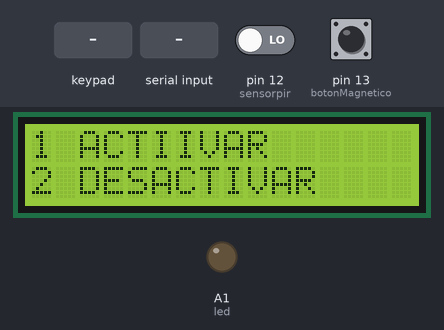
A sketch run on a simulated Arduino Uno, built with avr-gcc and run on an emulated ATmega328P. Parts: 16×2 character LCD, output pins drawn as LEDs (lit = HIGH). The test bench sets the inputs (shaded band); at power-on: pin 12 (sensorpir) LOW, pin 13 (botonMagnetico) HIGH. The modem accepts every AT command (registered, SIM ready, sends succeed) and sends nothing else; what the sketch prints to the serial monitor is not drawn.

Above: at 3.7 s.
3.8 s: keypad keys 1 1 1 0 9 3 pressed 0.4 s apart
At 4.7 s:
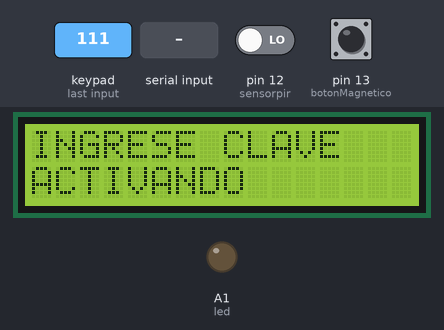
9.2 s: pin 12 (sensorpir) driven HIGH
12.2 s: pin 12 (sensorpir) driven LOW
At 14.0 s:
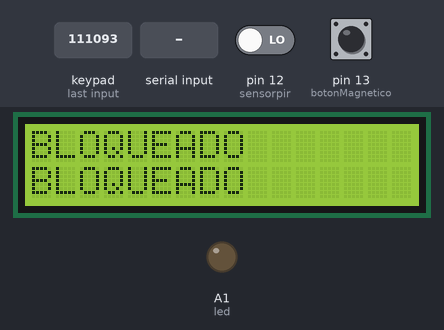
15.2 s: "1" received over Serial
18.2 s: key '2' pressed
At 21.1 s:
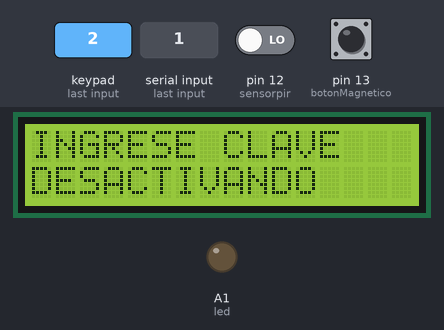
21.2 s: keypad keys 3 1 9 0 pressed 0.4 s apart
At 27.0 s:
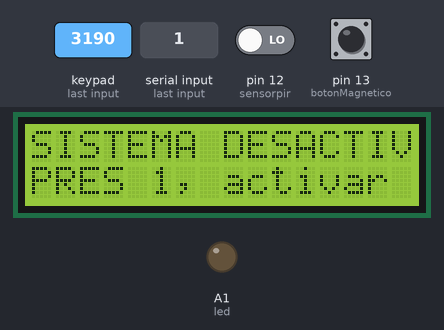
Timing chart, 0 to 28.5 s (numbered marks = the images above; inputs shaded):
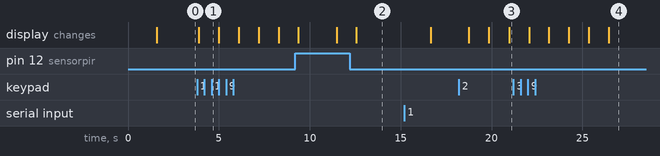

Measured:
- after the input at 3.8 s, the display: changes after 0.10 s (image 1)
- after the input at 12.2 s, A1 (led): stays LOW (without the input it goes to HIGH after 0.28 s)
- after the input at 18.2 s, the display: first differs from a run without the input after 2.8 s (image 3)
- after the input at 21.2 s, the display: first changes after 0.86 s (image 4 shows a later state)

The sketch:

sistemaAlarmaSIMTest.ino
```cpp
//******************modulos lcd******
//en arduino leonardo conectar a pines digitales 2 y 3
//en arduio uno conectar a pines analogicos 4 y 5
#include  <Wire.h>
#include  <LiquidCrystal_I2C.h>
// Constructor de la librería de LCD 16x2
// Aqui se configuran los pines asignados a la pantalla del PCF8574
LiquidCrystal_I2C lcd(0x27, 2, 1, 0, 4, 5, 6, 7, 3, POSITIVE);

//**************MODULO SIM900********
#include <SoftwareSerial.h>
SoftwareSerial SIM900(7, 8);//Configarión de los pines serial por software
char caracter=0;// Variable para guardar los caracteres mensajes entrantes
String mensaje="";


String a="1 ACTIIVAR";
String b="2 DESACTIVAR";
String secret="3190";   //contraseña
int contador=0;
int intentos=1;
boolean estado=true;
int tiempoBloqueo=3; //en segundos

const int buzzer = A3; //buzzer to arduino pin 5d
byte sensorpir = 12;
byte led=A1;
byte botonMagnetico=13;

#include<Keypad.h>
const byte filas = 4;
const byte columnas = 4;
byte pinesF[filas] = {11,10,9,3};//cables de izquierda a derecha
byte pinesC[columnas] = {2,6,5,4};//continuacion cables de izquierda a derecha
//SE CAMBIAN PINES 7 Y 8 PARA USO DE SIM900
 String texto="";
char teclas[filas][columnas] = {

 {'1','2','3','A'},
 {'4','5','6','B'},
 {'7','8','9','C'},
 {'*','0','#','D'}
};

Keypad teclado = Keypad(makeKeymap(teclas), pinesF, pinesC, filas, columnas);

char tecla;

void setup() {
  Serial.begin(9600);
  SIM900.begin(19200);//Arduino se comunica con el SIM900 a una velocidad de 19200bps
  imprimirPantalla("CONECTANDO SIM","BUSCNDO RED");
  //delay(20000);//Tiempo prudencial para el escudo inicie sesión de red con tu operador
  SIM900.print("AT+CMGF=1\r");// comando AT para configurar el SIM900 en modo texto
  delay(200);
  SIM900.print("AT+CNMI=2,2,0,0,0\r");//Configuramos el módulo para que muestre los SMS por el puerto serie.
  delay(200);
  imprimirPantalla(a,b);
  pinMode(led, OUTPUT);
  pinMode(sensorpir, INPUT);
  pinMode(botonMagnetico,INPUT);
  Serial.println("sistema De alarma");
  Serial.println("Sistema De alarma");
}
void loop() {

  //activa led de alerta o buzzer si estado es true y hay movimiento en sensores
  if(digitalRead(sensorpir) == HIGH && estado==true){
    digitalWrite(led, HIGH);
    sonido(1);
  }
  else{
    digitalWrite(led, LOW);
  }
  //activa led de alerta o buzzer si estado es true y hay cambios en sensor mgnetico(simulado por un switch)
  if(digitalRead(botonMagnetico) == LOW && estado==true){
    digitalWrite(led, HIGH);
    sonido(1);
  }
  else{
    digitalWrite(led, LOW);
  }

  //bloquea cuando se ha llegado al limite de intento
  String letra="";
  if (contador<intentos){
if (Serial.available() > 0) {
      // read the incoming byte:
      letra = Serial.readString();
      if (letra.toInt()==1){
        Serial.println("SISTEMA ACTIVADO, PRES 2, DESACTIVAR");
        Serial.println("SISTEMA ACTIVADO, PRES 2, DESACTIVAR");
        imprimirPantalla("SISTEMA ACTIVADO","PRES 2, DESACTIVAR");
        //monitorear
        estado=true;
      }
      if (letra.toInt()==2){
        Serial.println("SISTEMA DESACTIVADO, PRES 1, activar");
        Serial.println("SISTEMA DESACTIVADO, PRES 1, activar");
         imprimirPantalla("SISTEMA DESACTIVADO","PRES 1, activar");
         //hacerLlamada();
        //monitorear
        estado=false;
      }
    }

    if(tecla = teclado.getKey()){ //si se ingresan datos por telcado matricial
    if (tecla=='3'){
      imprimirPantalla("Opcion","PRUEBAS");
    }
    if (tecla=='1'){
      int i=0;
      String clave="";
      String mascaraTexto="";
      imprimirPantalla("INGRESE CLAVE","ACTIVANDO");
      while (i<4){
        if(tecla = teclado.getKey()){
          i++;
          clave=clave+tecla;
          mascaraTexto=mascaraTexto+'*';
          imprimirPantalla("CONTRASENA",mascaraTexto);
        }
      }
      if (clave==secret){
        imprimirPantalla("SISTEMA ACTIVADO","PRES 2, DESACTIVAR");
        //monitorear
        estado=true;
        contador=0;
        delay(2000);
        imprimirPantalla(a,b);
      }
      else{
        imprimirPantalla("ERROR","INTENTE DE NUEVO");
        contador++;
        delay(1000);
        imprimirPantalla("INTENTO FALLIDO","PRES 1 pra activar");
      }
  }
  if (tecla=='2'){
      int i=0;
      String clave="";
      String mascaraTexto="";
      imprimirPantalla("INGRESE CLAVE","DESACTIVANDO");
      while (i<4){
        if(tecla = teclado.getKey()){
          i++;
          clave=clave+tecla;
          mascaraTexto=mascaraTexto+'*';
          imprimirPantalla("CONTRASENA",mascaraTexto);
        }
      }
      if (clave==secret){
        imprimirPantalla("SISTEMA DESACTIVADO","PRES 1, activar");
        //monitorear
        estado=false;
        contador=0;
        delay(2000);
        hacerLlamada();
        imprimirPantalla(a,b);
      }
      else{
        imprimirPantalla("ERROR","INTENTE DE NUEVO");
        contador++;
        delay(1000);
        imprimirPantalla("INTENTO FALLIDO","PRES 1 pra desactivar");
      }
  }
}

  }
  else{
    imprimirPantalla("BLOQUEADO","BLOQUEADO");
    delay(tiempoBloqueo*1000);
    imprimirPantalla(a,b);
    contador=0;
  }


}

void imprimirPantalla(String t1, String t2){
  lcd.begin(16, 2);
  // Mover el cursor a la primera posición de la pantalla (0, 0)
  lcd.home ();
  // Imprimir en la primera linea
  lcd.print(t1);
  // Mover el cursor a la segunda linea (1) primera columna
  lcd.setCursor ( 0, 1 );
  // Imprimir otra cadena en esta posicion
  lcd.print(t2);
  // Esperar un segundo
  delay(1000);
}

void sensorMov(){

  if(digitalRead(sensorpir) == HIGH)
  {
    //dispLCD("Detectado Ingreso","Sensor Movimiento");
    Serial.println("Detectado Ingreso Sensor Movimiento");
    Serial.println("Detectado Ingreso Sensor Movimiento");
    sonido(1);
  delay(250);
  sonido(1);
  //delay(250);
  //sonido(1);
  }

}


//********** FUNCION DE TONO (BUZZER) ******************
void sonido(int segundos){

  pinMode(buzzer, OUTPUT); // Set buzzer - pin 9 as an output
  tone(buzzer, 1000); // Send 1KHz sound signal...
  delay(segundos*1000);        // ...for 1 sec
  noTone(buzzer);     // Stop sound...
  //delay(1000);        // ...for 1sec
}
//******************************
void envioMensaje(String estado) {
  SIM900.println("AT + CMGS = \"+50233120413\"");//reemplzar por el número a enviar el mensaje
  delay(200);
  SIM900.println("Estado:" + estado);// Reemplzar por el texto a enviar
  delay(200);
  //Finalizamos este comando con el caracter de sustitución (→) código Ascii 26 para el envio del SMS
  SIM900.println((char)26);
  delay(200);
  SIM900.println();}

void hacerLlamada() {
  SIM900.print("ATD");//Comando AT para iniciar una llamada
  SIM900.print("+50233120413");//Número de telefono al cual queremos llamar
  SIM900.println(";");//El ";" indica llamada de voz y no llamada de datos ej:(FAX)
  Serial.println("Llamando...");//Leyenda que indica que se inicio el llamado
  delay(15000);//Duración del llamado antes de cortar
  SIM900.println("ATH"); // comando AT cortar llamada
  Serial.println("Llamada finalizada");//Leyenda que indica que finalizó el llamado
}
```
